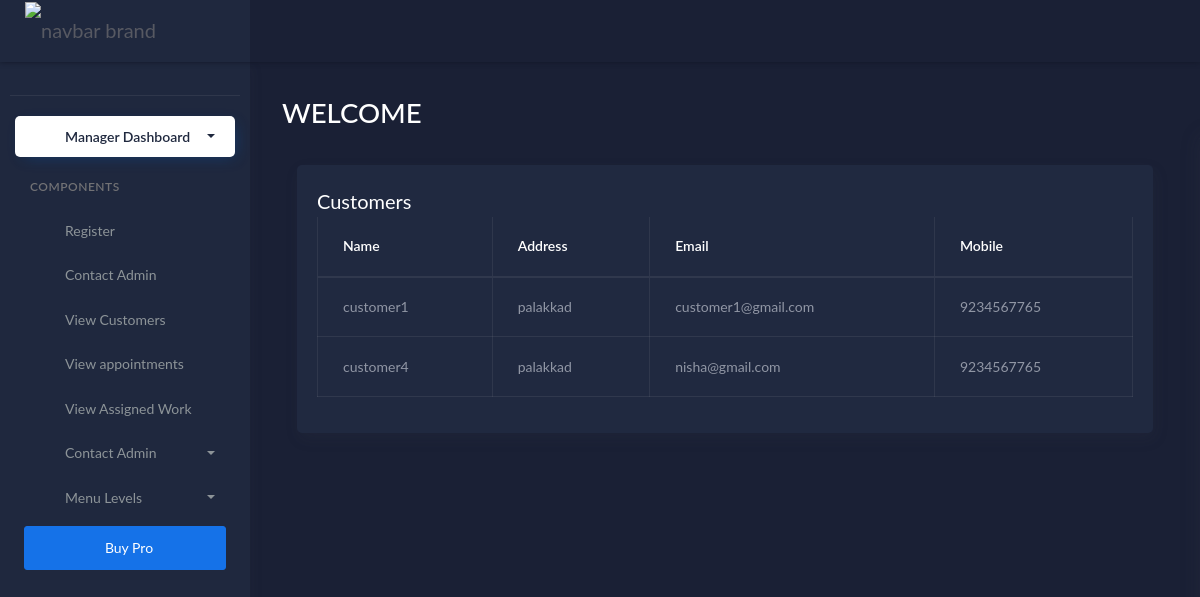
/customerslistviewbymanager (signed in), run on an earlier commit of the app's database.
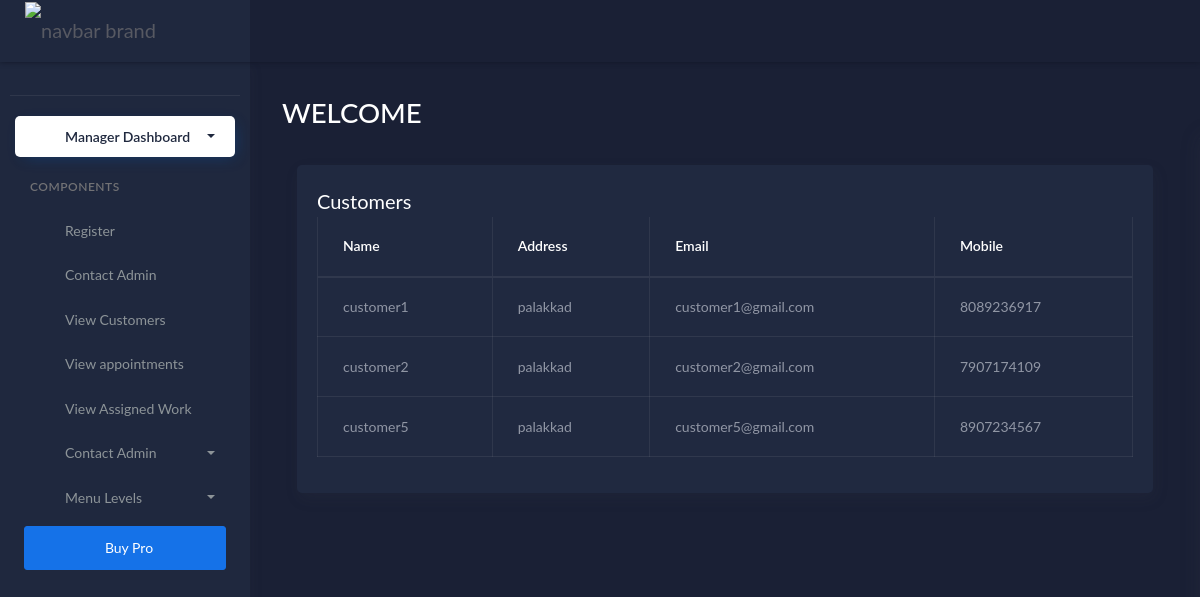
And on a later commit of the database.
### workshopapp/models.py (models this page shows, shortened)
class customer(models.Model):
    user = models.OneToOneField(Login, on_delete=models.CASCADE, related_name='customer')
    name=models.CharField(max_length=50)
    address=models.CharField(max_length=300)
    image = models.FileField(upload_to='customers/')
    email=models.EmailField(max_length=100)
    mobile=models.CharField(max_length=25)

### workshopapp/managerviews.py (the view)
# urls.py: path('customerslistviewbymanager',managerviews.customerlist_view_by_manager,name='customerslistviewbymanager'),
@login_required(login_url='loginpage')
def customerlist_view_by_manager(request):
    u = manager.objects.get(user=request.user)
    v = customer.objects.all()
    return render(request,'manager/customerslistviewbymanager.html', {'v': v})

### templates/manager/customerslistviewbymanager.html (shortened to what this page needs)
{% extends 'manager/manager.html' %}
{% block content %}
<div class="col-lg-12 stretch-card">
                <div class="card">
                  <div class="card-body">
                    <h4 class="card-title">Customers</h4>
                    <div class="table-responsive">
                      <table class="table table-bordered ">
                        <thead>
                          <tr>
                            <th class="card-title">Name</th>
                            <th class="card-title">Address</th>
                            <th class="card-title">Email</th>
                            <th class="card-title">Mobile</th>
                          </tr>
                        </thead>
                        <tbody>
                        {% for i in v %}
                          <tr class="table-default">
                            <td>{{ i.name }}  </td>
                            <td>{{ i.address }}  </td>
                            <td>{{ i.email }}  </td>
                            <td>{{ i.mobile }}  </td>
                          </tr>
                        {% endfor %}
                        </tbody>
                      </table>
                    </div>
                  </div>
                </div>
              </div>
            </div>
          </div>
{% endblock %}

What changed in the data, as far as the page shows it:
changed customer "customer1": mobile "9234567765" → "8089236917"
changed customer: name "customer4" → "customer2"; email "nisha@gmail.com" → "customer2@gmail.com"; mobile "9234567765" → "7907174109"
added customer: name "customer5", address "palakkad", email "customer5@gmail.com", mobile "8907234567"
